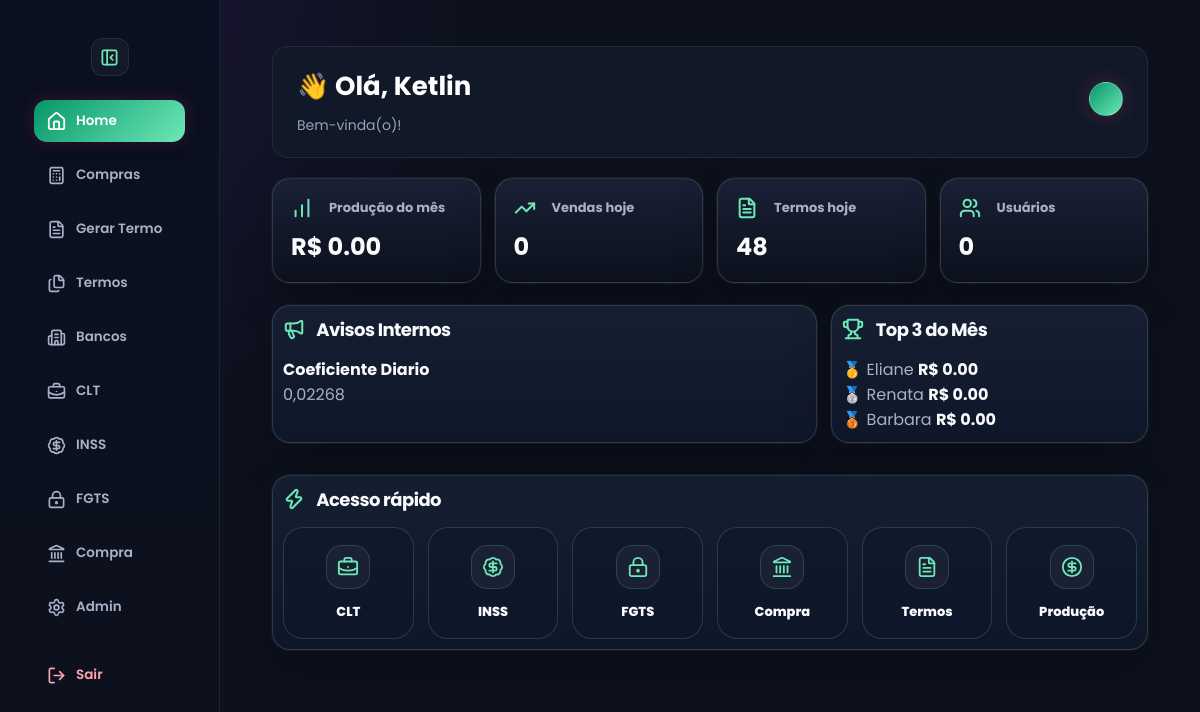
Screenshot of /home (signed in) with the database file from the repository.
### tables this page shows
CREATE TABLE usuarios (
    id INTEGER PRIMARY KEY AUTOINCREMENT,
    usuario TEXT UNIQUE,
    senha TEXT,
    tipo TEXT
, tema TEXT DEFAULT 'rose', cpf TEXT, email TEXT, ativo INTEGER DEFAULT 1, ultimo_login TEXT);

CREATE TABLE avisos (
    id INTEGER PRIMARY KEY AUTOINCREMENT,
    titulo TEXT,
    mensagem TEXT
, criado_em TEXT, categoria TEXT DEFAULT 'informativo');

### app.py (the view)
@app.route("/home")
def home():
    if not verificar_login():
        return redirect("/")
    tipo_usuario = session.get("tipo", "").lower().strip()
    if tipo_usuario not in ["master", "adm", "admin"]:
        return home_vendas()
    conn = conectar()
    cursor = conn.cursor()
    cursor.execute("""
        SELECT *
        FROM avisos
        ORDER BY id DESC
    """)
    avisos = cursor.fetchall()
    cursor.execute("""
        SELECT COUNT(DISTINCT banco) as total
        FROM comissoes
        WHERE ativo IS NULL OR ativo = 1
    """)
    total_bancos = cursor.fetchone()["total"]
    cursor.execute("""
        SELECT *
        FROM meta_produto
    """)
    metas = cursor.fetchall()
    cursor.execute("""
        SELECT produto, SUM(valor) as total
        FROM vendas
        WHERE usuario_id = CAST(? AS INTEGER)
        GROUP BY produto
    """, (session["usuario_id"],))
    vendas_mes = cursor.fetchall()
    vendas_dict = {
    v["produto"].upper(): float(v["total"] or 0)
    for v in vendas_mes
}
    cursor.execute("""
        SELECT
            u.usuario,
            SUM(v.valor) as total
        FROM vendas v
        JOIN usuarios u ON u.id = v.usuario_id
        GROUP BY v.usuario_id
        ORDER BY total DESC
    """)
    ranking = cursor.fetchall()
    top3 = ranking[:3]
    cursor.execute("""
    SELECT COUNT(*) as total
    FROM vendas
    WHERE date(data) = date('now')
    """)
    vendas_hoje = cursor.fetchone()["total"]
    cursor.execute("""
    SELECT SUM(valor) as total
    FROM vendas
    WHERE strftime('%Y-%m', data) = strftime('%Y-%m', 'now')
    """)
    producao_mes = cursor.fetchone()["total"] or 0
    cursor.execute("""
    SELECT COUNT(*) as total
    FROM termos
    """)
    termos_hoje = cursor.fetchone()["total"]
    competencia_atual = date.today().strftime("%Y-%m")
    cursor.execute("""
        SELECT
            u.id,
            u.usuario,
            COALESCE(SUM(v.valor), 0) AS total
        FROM usuarios u
        LEFT JOIN vendas v
            ON v.usuario_id = u.id
            AND strftime('%Y-%m', v.data) = ?
        WHERE LOWER(TRIM(u.tipo)) NOT IN ('master', 'adm', 'admin')
        GROUP BY u.id, u.usuario
        ORDER BY total DESC
    """, (competencia_atual,))
    ranking_vendedoras = cursor.fetchall()
    cursor.execute("""
    SELECT COUNT(*) as total
    FROM usuarios
    """)
    usuarios_ativos = cursor.fetchone()["total"]
    cursor.execute("""
    SELECT *
    FROM logs
    ORDER BY id DESC
    LIMIT 5
    """)
    logs = cursor.fetchall()
    conn.close()
    return render_template(
        "home.html",
        avisos=avisos,
        total_bancos=total_bancos,
        metas=metas,
        vendas=vendas_dict,
        top3=top3,   # 🔥 AQUI ESTAVA FALTANDO
        tipo=session["tipo"],
        vendas_hoje=vendas_hoje,
        producao_mes=producao_mes,
        logs=logs,
        termos_hoje=termos_hoje,
        ranking_vendedoras=ranking_vendedoras,
        usuarios_ativos=usuarios_ativos,
        usuario=session["usuario"]
    )

### app.py (called while the page is built)
def tema_usuario():
    if "usuario_id" not in session:
        return "rose"
    conn = conectar()
    cursor = conn.cursor()
    cursor.execute("""
        SELECT tema
        FROM usuarios
        WHERE id = ?
    """, (session["usuario_id"],))
    user = cursor.fetchone()
    conn.close()
    return user["tema"] if user and user["tema"] else "rose"

@app.context_processor
def variaveis_globais():
    return {
        "tema": tema_usuario()
    }

def conectar():
    conn = sqlite3.connect("banco.db")
    conn.row_factory = sqlite3.Row
    return conn

def verificar_login():
    return "usuario" in session

### templates/home.html (shortened to what this page needs)
<!DOCTYPE html>
<html lang="pt-br" data-theme="{{ tema }}">
<head>
<link rel="stylesheet" href="{{ url_for('static', filename='style.css') }}">
<link rel="stylesheet" href="{{ url_for('static', filename='design.css') }}">
</head>
<body>
<div class="sidebar" id="sidebar">
    <button class="toggle-btn sidebar-toggle" onclick="toggleSidebar()" title="Recolher menu">
    <i data-lucide="panel-left-close"></i>
    </button>
<a href="/home" class="active">
    <i data-lucide="home"></i>
    <span class="text">Home</span>
</a>
<a href="/compra-divida/clientes">
    <i data-lucide="calculator"></i>
    <span class="text">Compras</span>
</a>
<a href="/termos">
    <i data-lucide="file-text"></i>
    <span class="text">Gerar Termo</span>
</a>
<a href="/termos/historico">
    <i data-lucide="files"></i>
    <span class="text">Termos</span>
</a>
<a href="/bancos">
    <i data-lucide="building-2"></i>
    <span class="text">Bancos</span>
</a>
<a href="/clt">
    <i data-lucide="briefcase-business"></i>
    <span class="text">CLT</span>
</a>
<a href="/inss">
    <i data-lucide="badge-dollar-sign"></i>
    <span class="text">INSS</span>
</a>
<a href="/fgts">
    <i data-lucide="lock-keyhole"></i>
    <span class="text">FGTS</span>
</a>
<a href="/compra-divida">
    <i data-lucide="landmark"></i>
    <span class="text">Compra</span>
</a>
{% if tipo in ["master", "adm"] %}
<a href="/admin">
    <i data-lucide="settings"></i>
    <span class="text">Admin</span>
</a>
{% endif %}
<a href="/logout">
    <i data-lucide="log-out"></i>
    <span class="text">Sair</span>
</a>
</div>
<div class="conteudo">
<div class="page">
    <div class="home-welcome">
        <div>
            <h1>👋 Olá, {{ usuario }}</h1>
            <span>Bem-vinda(o)!</span>
        </div>
        <div class="theme-picker">
    <button type="button"
            class="theme-toggle"
            onclick="toggleThemePicker()">
    </button>
</div>
    </div>
<div class="admin-kpis">
    <div class="admin-kpi-card">
        <span><i data-lucide="chart-no-axes-column-increasing"></i> Produção do mês</span>
        <strong>R$ {{ "%.2f"|format(producao_mes or 0) }}</strong>
    </div>
    <div class="admin-kpi-card">
        <span><i data-lucide="trending-up"></i> Vendas hoje</span>
        <strong>{{ vendas_hoje or 0 }}</strong>
    </div>
    <div class="admin-kpi-card">
        <span><i data-lucide="file-text"></i> Termos hoje</span>
        <strong>{{ termos_hoje or 0 }}</strong>
    </div>
    <div class="admin-kpi-card">
        <span><i data-lucide="users"></i> Usuários</span>
        <strong>{{ total_usuarios or 0 }}</strong>
    </div>
</div>
<div class="admin-grid-main">
    <div class="box-compra">
        <h2><i data-lucide="megaphone"></i> Avisos Internos</h2>
        {% for aviso in avisos[:3] %}
        <div class="admin-aviso-item">
            <strong>{{ aviso["titulo"] }}</strong>
            <p>{{ aviso["mensagem"] }}</p>
        </div>
        {% endfor %}
    </div>
    <div class="box-compra">
        <h2><i data-lucide="trophy"></i> Top 3 do Mês</h2>
        {% for r in ranking_vendedoras[:3] %}
        <div class="admin-ranking-item">
            <span>
                {% if loop.index == 1 %}🥇
                {% elif loop.index == 2 %}🥈
                {% else %}🥉
                {% endif %}
                {{ r["usuario"] }}
            </span>
            <strong>R$ {{ "%.2f"|format(r["total"] or 0) }}</strong>
        </div>
        {% endfor %}
    </div>
</div>
<div class="box-compra">
    <h2><i data-lucide="zap"></i> Acesso rápido</h2>
    <div class="admin-quick-grid">
       <a href="/clt" class="admin-quick-card">
    <div class="admin-quick-icon">
        <i data-lucide="briefcase-business"></i>
    </div>
    <strong> CLT </strong>
</a>
<a href="/inss" class="admin-quick-card">
    <div class="admin-quick-icon">
        <i data-lucide="badge-dollar-sign"></i>
    </div>
    <strong> INSS </strong>
</a>
<a href="/fgts" class="admin-quick-card">
    <div class="admin-quick-icon">
        <i data-lucide="lock-keyhole"></i>
    </div>
    <strong> FGTS </strong>
</a>
<a href="/compra-divida" class="admin-quick-card">
    <div class="admin-quick-icon">
        <i data-lucide="landmark"></i>
    </div>
    <strong> Compra </strong>
</a>
<a href="/termos" class="admin-quick-card">
    <div class="admin-quick-icon">
        <i data-lucide="file-text"></i>
    </div>
    <strong> Termos </strong>
</a>
<a href="/vendas" class="admin-quick-card">
    <div class="admin-quick-icon">
        <i data-lucide="circle-dollar-sign"></i>
    </div>
    <strong> Produção </strong>
</a>
    </div>
</div>
</body>
</html>

### rows the page displays
usuarios: usuario "Ketlin"
avisos: titulo "Coeficiente Diario", mensagem "0,02268"
usuarios: usuario "Eliane", r "0.00"
usuarios: usuario "Renata", r "0.00"
usuarios: usuario "Barbara", r "0.00"

### other values shown
{{ "%.2f"|format(producao_mes or 0) }} "0.00"
{{ vendas_hoje or 0 }} "0"
{{ termos_hoje or 0 }} "48"
{{ total_usuarios or 0 }} "0"
